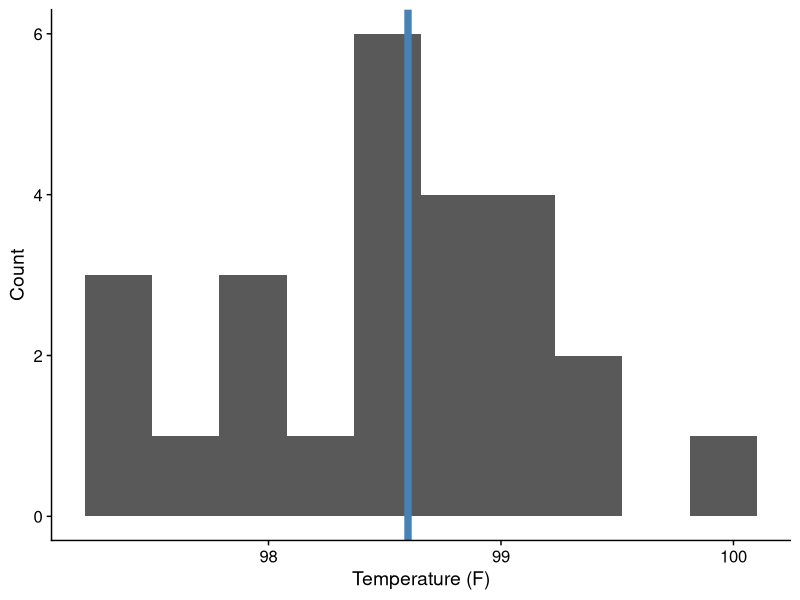
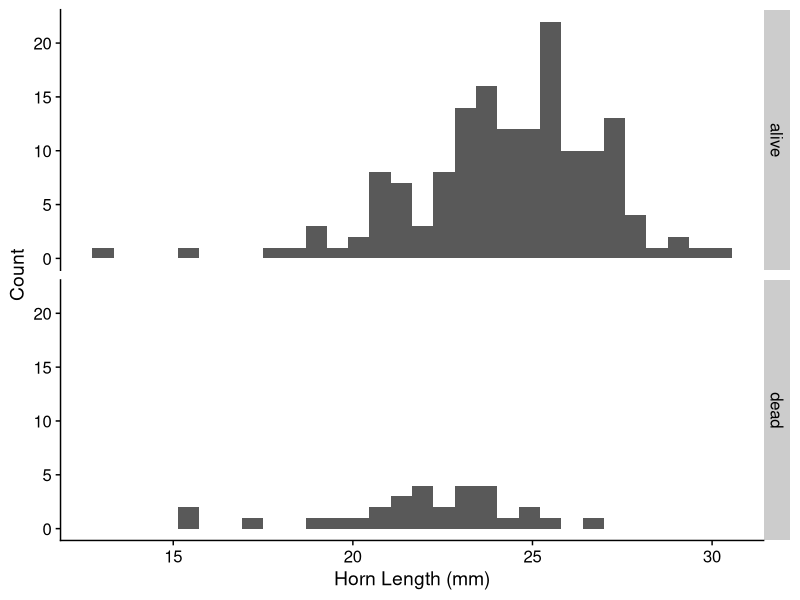

These figures' R source, in order:
## ---- chunk 1
library(tidyverse)
library(cowplot)
theme_set(theme_cowplot())
## ---- chunk 2
HBT <- read_csv("../data/HumanBodyTemp.csv")

HBT %>% 
  ggplot(aes(temp)) +
  geom_histogram(bins = 10) +
  geom_vline(xintercept = 98.6, color = "steelblue", size = 2.5) +
  labs(x = "Temperature (F)", y = "Count")
## ---- chunk 3
HL <- read_csv("../data/HornedLizards.csv") %>% 
  drop_na()

HL %>% 
  ggplot(aes(horn_length)) +
  geom_histogram(bins = 30) +
  facet_grid(group ~ .) +
  labs(x = "Horn Length (mm)", y = "Count")
## ---- chunk 4
HL %>% group_by(group) %>% 
  summarize(horn_mean = mean(horn_length),
            horn_SEM = sd(horn_length) / length(horn_length))
## ---- chunk 5
t.test(horn_length ~ group, data = HL, var.equal = TRUE)
## ---- chunk 6
fm <- lm(horn_length ~ group, data = HL)
summary(fm)
